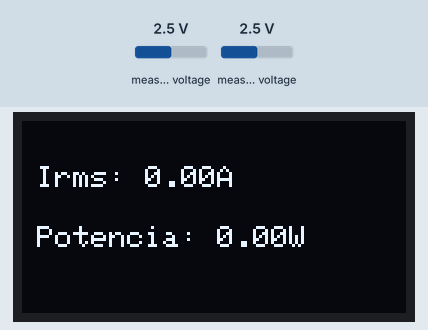
This sketch was run on a simulated Arduino Uno, built with avr-gcc and run on an emulated ATmega328P. Parts: 128×64 one-colour display. Inputs (shaded band) come from the test bench; at power-on: measured voltage 2.5 V. What the sketch prints to the serial monitor is not drawn.

Above: at 1.1 s.

The sketch:

Arduinofinal.ino
```cpp
#include <SPI.h>
#include <Wire.h>
#include <Adafruit_GFX.h>
#include <Adafruit_SSD1306.h>
#define SCREEN_WIDTH 128 // OLED display width, in pixels
#define SCREEN_HEIGHT 64 // OLED display height, in pixels
// Declaration for an SSD1306 display connected to I2C (SDA, SCL pins)
#define OLED_RESET     4 // Reset pin # (or -1 if sharing Arduino reset pin)
Adafruit_SSD1306 display(SCREEN_WIDTH, SCREEN_HEIGHT, &Wire, OLED_RESET);

#include <Adafruit_ADS1015.h>

Adafruit_ADS1115 ads(0x48);

const float FACTOR = 30; //30A/1V
const float multiplier = 0.0905F;
//const float multiplier = 0.03125F;
//const float multiplier = 0.125F;
void ImprimirMedidas(String prefix, float value, String postfix);

void setup()
{
  Serial.begin(9600);
  ads.setGain(GAIN_TWO);        // ±2.048V  1 bit = 0.0625mV
  ads.begin();

  if(!display.begin(SSD1306_SWITCHCAPVCC, 0x3C)) { // Address 0x3D for 128x64
    Serial.println(F("SSD1306 allocation failed"));
    for(;;); // Don't proceed, loop forever
  }
}

void loop()
{
 float CorrienteRMS = getCorriente();
 float Potencia = 220.0 * CorrienteRMS;

 ImprimirMedidas("Irms: ", CorrienteRMS, "A ,");
 ImprimirMedidas("Potencia: ", Potencia, "W");

 display.clearDisplay();

  display.setTextSize(1); // Draw 2X-scale text
  display.setTextColor(SSD1306_WHITE);
  display.setCursor(5, 15);
  display.print("Irms: " );
  display.print(CorrienteRMS);
  display.print("A");
  display.setCursor(5, 35);
  display.print("Potencia: ");
  display.print(Potencia);
  display.print("W");
  display.display();      // Show initial text
  delay(100);
}

void ImprimirMedidas(String prefix, float value, String postfix)
{
 Serial.print(prefix);
 Serial.print(value, 3);
 Serial.println(postfix);
}


float getCorriente()
{
 float Volt_diferencial;
 float corriente;
 float sum = 0;
 long tiempo = millis();
 int counter = 0;

 while (millis() - tiempo < 1000)
 {
   Volt_diferencial = ads.readADC_Differential_0_1() * multiplier;
   corriente = Volt_diferencial * FACTOR;
   corriente /= 1000.0;

   sum += sq(corriente);
   counter = counter + 1;
  }

 corriente = sqrt(sum / counter);
 return(corriente);
}
```
